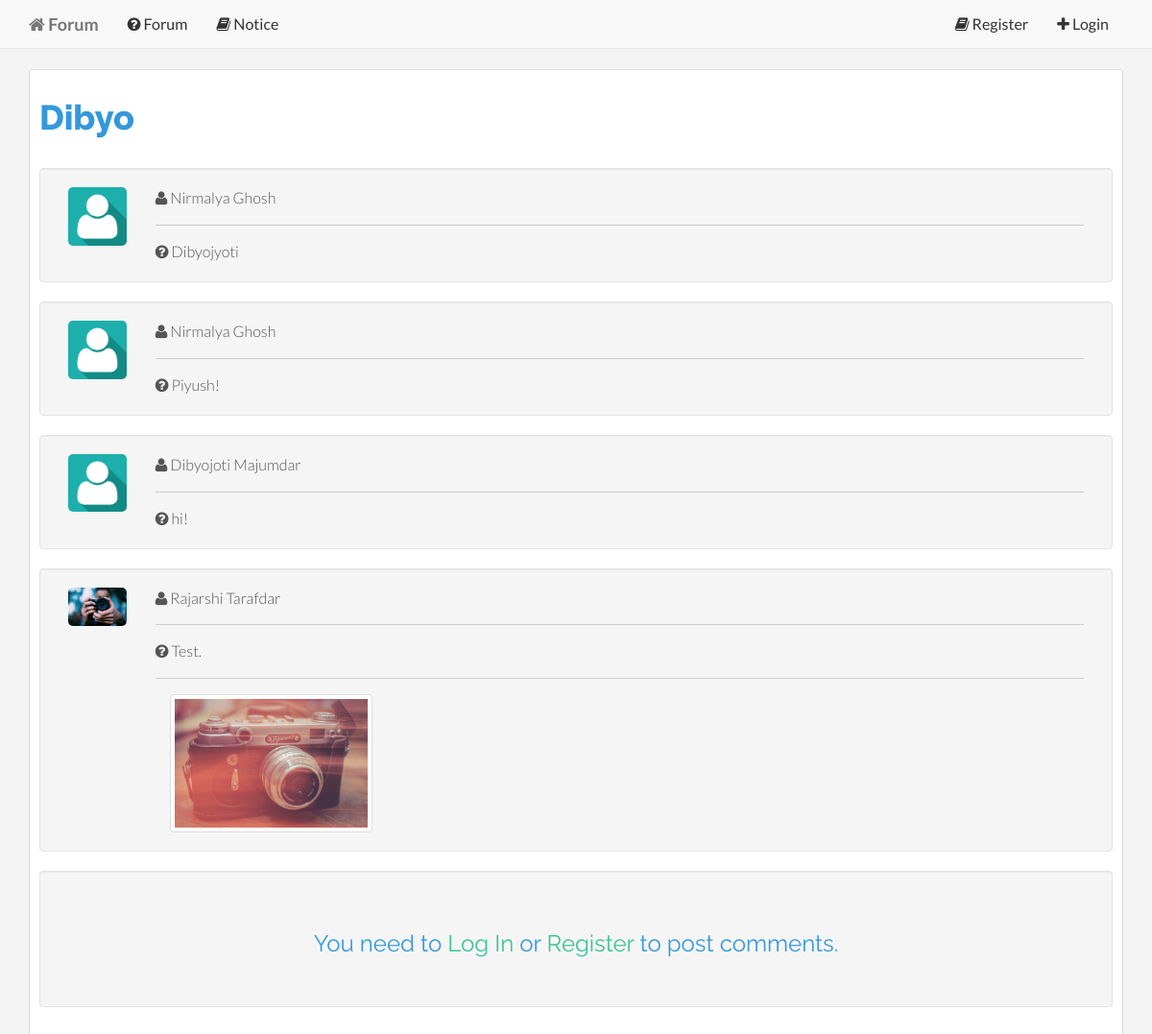
Page /forum-topic.php?forum_topic_id=1 on the committed database.
### tables this page shows
CREATE TABLE IF NOT EXISTS `forum_topic` (
  `forum_topic_id` int(11) NOT NULL,
  `forum_topic_name` text NOT NULL,
  `forum_topic_created_by` varchar(255) NOT NULL,
  `forum_topic_time` timestamp NOT NULL DEFAULT CURRENT_TIMESTAMP,
  `forum_topic_body` text NOT NULL,
  `forum_topic_views` int(11) NOT NULL,
  `forum_topic_replies` int(11) NOT NULL,
  `forum_topic_semester` varchar(255) NOT NULL,
  `forum_topic_image` varchar(255) NOT NULL
);

CREATE TABLE IF NOT EXISTS `user` (
  `user_id` int(11) NOT NULL,
  `user_email` varchar(255) NOT NULL,
  `user_password` varchar(255) NOT NULL,
  `user_firstname` text NOT NULL,
  `user_lastname` text NOT NULL,
  `user_avatar` varchar(255) NOT NULL,
  `user_shortbio` text,
  `user_username` varchar(255) NOT NULL,
  `user_longbio` text,
  `user_website` varchar(255) DEFAULT NULL,
  `user_dob` date DEFAULT NULL,
  `user_profession` text,
  `user_gender` varchar(255) DEFAULT NULL,
  `user_address` text,
  `user_backgroundpicture` varchar(255) NOT NULL,
  `user_joindate` date NOT NULL,
  `user_country` varchar(255) DEFAULT NULL
);

CREATE TABLE IF NOT EXISTS `forum_topic_reply` (
  `forum_topic_reply_id` int(11) NOT NULL,
  `forum_topic_reply_topic_id` int(11) NOT NULL,
  `forum_topic_reply_created_by` varchar(255) NOT NULL,
  `forum_topic_reply_time` timestamp NOT NULL DEFAULT CURRENT_TIMESTAMP,
  `forum_topic_reply_body` text NOT NULL,
  `forum_topic_reply_image` varchar(255) NOT NULL
);

### controllers/base/head.php (called while the page is built, shortened)
<?php include 'controllers/base/css.php' ?>

### forum-topic.php (the view, shortened to what this page needs)
<?php include 'controllers/base/head.php' ?>
<?php
    require '_database/database.php';
    if($_SESSION['user_username']){
?>
<?php include 'controllers/navigation/first-navigation.php' ?>
<?php
    }
    else{
?>
<?php include 'controllers/navigation/index-before-login-navigation.php' ?>
<?php
    }
?>
<?php
    $forum_topic_id = mysqli_real_escape_string($database,$_REQUEST['forum_topic_id']);
    $sql = "SELECT * FROM forum_topic where forum_topic_id = '$forum_topic_id'";
    $result = mysqli_query($database,$sql);
    $rws = mysqli_fetch_array($result);
    $temp_user_username = $rws['forum_topic_created_by'];
    $sql_search_username = "SELECT * FROM user WHERE user_username = '$temp_user_username'";
    $result_search_username = mysqli_query($database,$sql_search_username) or die(mysqli_error($database));
    $rws_search_username = mysqli_fetch_array($result_search_username);
?>
        <div class="container">
            <div class="panel panel-default">
                <div class="panel-body">
                    <h1><?php echo $rws['forum_topic_name'];?></h1>
                    <br>
                    <div class="well">
                        <div class="row clearfix">
                            <div class="col-md-1 column">
                                <img src="userfiles/avatars/<?php echo $rws_search_username['user_avatar'];?>" class="img-responsive forum-topic-avatar" alt="<?php echo $rws_search_username['user_firstname'];?> <?php echo $rws_search_username['user_lastname'];?>">
                            </div>
                            <div class="col-md-11 column">
                                <div class="topic-user-name">
                                    <i class="fa fa-user"></i> <?php echo $rws_search_username['user_firstname'];?> <?php echo $rws_search_username['user_lastname'];?>
                                </div>
                                <hr>
                                <div class="topic-body">
                                    <i class="fa fa-question-circle"></i> <?php echo $rws['forum_topic_body'];?>
                                </div>
                            </div>
                        </div>
                    </div>
<?php
    $sql_reply = "SELECT * FROM forum_topic_reply where forum_topic_reply_topic_id = '$forum_topic_id'";
    $result_reply = mysqli_query($database,$sql_reply);
    $rws_reply_count = mysqli_num_rows($result_reply);
    while($rws_reply = mysqli_fetch_array($result_reply)){
        $temp_user_username_reply = $rws_reply['forum_topic_reply_created_by'];
        $sql_search_username_reply = "SELECT * FROM user WHERE user_username = '$temp_user_username_reply'";
        $result_search_username_reply = mysqli_query($database,$sql_search_username_reply);
        $rws_search_username_reply = mysqli_fetch_array($result_search_username_reply);
?>
<?php
        if($rws_reply_count > 0){
?>
                    <div class="well">
                        <div class="row clearfix">
                            <div class="col-md-1 column">
                                <img src="userfiles/avatars/<?php echo $rws_search_username_reply['user_avatar'];?>" class="img-responsive forum-topic-avatar" alt="<?php echo $rws_search_username_reply_reply['user_firstname'];?> <?php echo $rws_search_username_reply['user_lastname'];?>">
                            </div>
                            <div class="col-md-11 column">
                                <div class="topic-user-name">
                                    <i class="fa fa-user"></i> <?php echo $rws_search_username_reply['user_firstname'];?> <?php echo $rws_search_username_reply['user_lastname'];?>
                                </div>
                                <hr>
                                <div class="topic-body">
                                    <i class="fa fa-question-circle"></i> <?php echo $rws_reply['forum_topic_reply_body'];?>
                                </div>
                                <div class="forum-attachment">
                                    <?php
                                        if($rws_reply['forum_topic_reply_image']){
                                    ?>
                                    <hr>
                                    <div class="col-md-3 column">
                                        <img src="userfiles/uploads/<?php echo $rws_reply['forum_topic_reply_image'];?>"  class="img-responsive thumbnail">
                                    </div>
                                    <?php
                                        }
                                    ?>
                                </div>
                            </div>
                        </div>
                    </div>
<?php
        }
    }
?>
<?php
    if($_SESSION['user_username']){
?>
                    <br>
                    <div class="container">
                        <div class="row clearfix">
<?php include 'controllers/form/forum-topic-reply-form.php' ?>
                        </div>
                    </div>
                </div>
            </div>
        </div>
<?php
    }
    else{
?>
                    <div class="well">
                        <div class="row clearfix">
                            <div class="col-md-12 column">
                                <h3 class="text-center">You need to <a href="login.php">Log In</a> or <a href="register.php">Register</a> to post comments.</h3>
                            </div>
                        </div>
                    </div>
<?php
    }
?>

### controllers/base/css.php
<link href="assets/css/bootstrap/bootstrap.css" rel="stylesheet">
<link href="assets/css/jasny-bootstrap/jasny-bootstrap.css" rel="stylesheet">
<link href="assets/css/bootstrap-form-helpers/bootstrap-formhelpers.css" rel="stylesheet">
<link href="assets/css/animate/animate.css" rel="stylesheet">
<link rel="stylesheet" href="assets/css/font-awesome/font-awesome.css">
<link rel="stylesheet" href="assets/css/pace/pace.css">
<link href="assets/css/base/main.css" rel="stylesheet">

### controllers/navigation/index-before-login-navigation.php (shortened to what this page needs)
<div id="navigation" class="navbar navbar-default navbar-fixed-top">
  <div class="container">
    <div class="navbar-header">
           <a class="navbar-brand" href="index.php"><b><i class="fa fa-home"></i> Forum</b></a>
    </div>
    <div class="navbar-collapse collapse">
           <ul class="nav navbar-nav back">
               <li><a href="forum.php"><i class="fa fa-question-circle"></i> Forum</a></li>
               <li><a href="notice.php"><i class="fa fa-book"></i> Notice</a></li>
           </ul>
           <ul class="nav navbar-nav navbar-right">
               <li><a href="register.php"><i class="fa fa-book"></i> Register</a></li>
               <li><a href="login.php"><i class="fa fa-plus"></i> Login</a></li>
           </ul>
    </div>
  </div>
</div>

### assets/css/base/main.css (style rules this page uses)
h1, h2, h3, h4, h5, h6 { font-family: "Raleway"; font-weight: 300; color: #3498db; }
h1 { font-weight: 800; }
h3 { font-weight: 400; }
a { color: #3bc492; -webkit-transition: color 0.1s ease-in, background 0.1s ease-in; -moz-transition: color 0.1s ease-in, background 0.1s ease-in; -ms-transition: color 0.1s ease-in, background 0.1s ease-in; -o-transition: color 0.1s ease-in, background 0.1s ease-in; transition: color 0.1s ease-in, background 0.1s ease-in; }
a:before, a:after { -webkit-transition: color 0.1s ease-in, background 0.1s ease-in; -moz-transition: color 0.1s ease-in, background 0.1s ease-in; -ms-transition: color 0.1s ease-in, background 0.1s ease-in; -o-transition: color 0.1s ease-in, background 0.1s ease-in; transition: color 0.1s ease-in, background 0.1s ease-in; }
hr { display: block; height: 1px; border: 0; border-top: 1px solid #ccc; margin: 1em 0; padding: 0; }
h3 { text-align: center; line-height: 300%; }
.panel-body { padding-top: 0px; }
.row { padding-left: 10px; padding-right: 10px; }
.panel-default { margin-top: 22px; }
.panel-body { padding: 10px; }
.navbar-default .navbar-nav > li > a { font-weight: normal; color: #333333; }
.forum-topic-avatar { max-height: 65px; width: auto; border-radius: 5px; }

### rows in the picture
forum_topic: forum_topic_name "Dibyo", forum_topic_body "Dibyojyoti"
user: user_avatar (placeholder picture), user_firstname "Nirmalya", user_lastname "Ghosh"
forum_topic_reply: user.user_avatar (placeholder picture), user.user_firstname "Nirmalya", user.user_lastname "Ghosh", forum_topic_reply_body "Piyush!"
forum_topic_reply: user.user_avatar (placeholder picture), user.user_firstname "Dibyojoti", user.user_lastname "Majumdar", forum_topic_reply_body "hi!"
forum_topic_reply: user.user_avatar (picture), user.user_firstname "Rajarshi", user.user_lastname "Tarafdar", forum_topic_reply_body "Test.", forum_topic_reply_image (picture)
